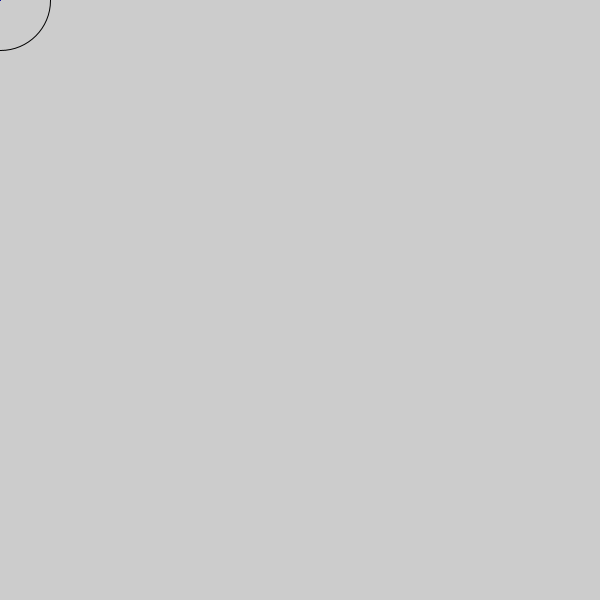
Frame 1 (no input)
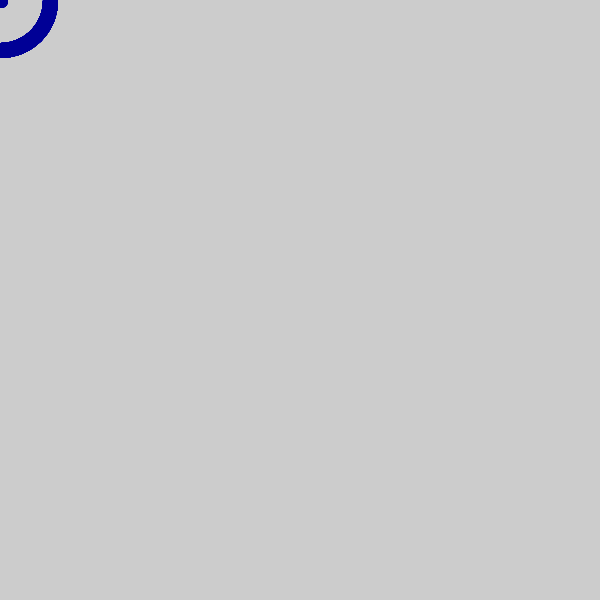
Frame 60 (the mouse pressed at the canvas centre just before this capture)
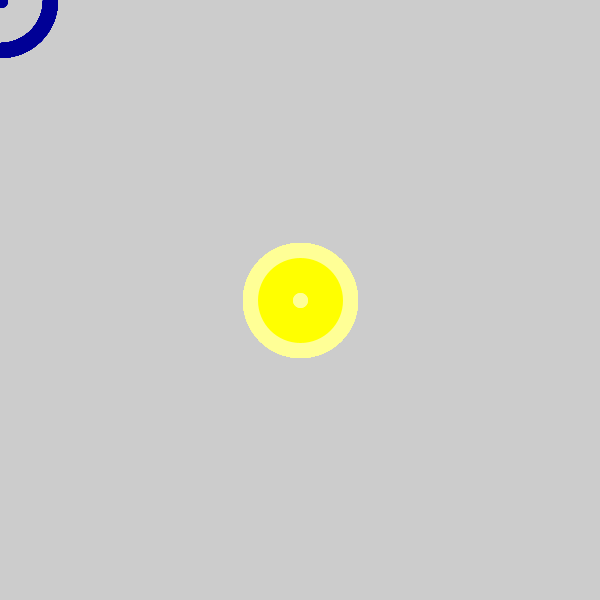
Frame 120 (the mouse held since frame 60 and released just before this capture)

The Processing sketch that drew these frames (run headless with seeded random() and noise(); from frame 60 on, the mouse is pressed at the canvas centre):

// Processing sketch: checkpoint_1
// ── checkpoint_1.pde
int x=0;
void setup(){
  size(600,600);
}
void draw() {
//background(0);

fill(mouseX,mouseY,x,mouseY);
circle (mouseX,mouseY,100);
stroke(mouseX,mouseY,150);
line(mouseY,mouseX,mouseX,mouseY);
line(mouseX,mouseY,mouseY,mouseX);
strokeWeight(15);

}
